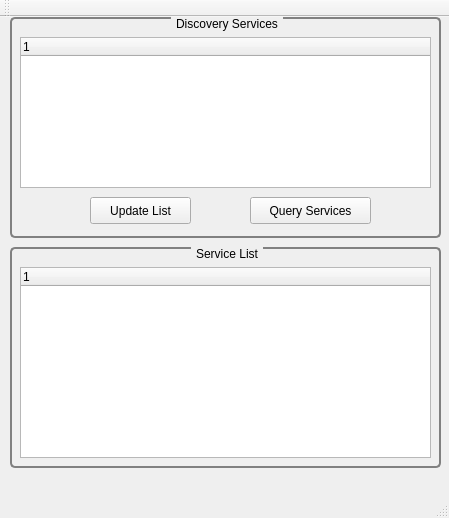
<?xml version="1.0" encoding="UTF-8"?>
<ui version="4.0">
 <class>MainWindow</class>
 <widget class="QMainWindow" name="MainWindow">
  <property name="geometry">
   <rect>
    <x>0</x>
    <y>0</y>
    <width>449</width>
    <height>518</height>
   </rect>
  </property>
  <property name="windowTitle">
   <string>MainWindow</string>
  </property>
  <widget class="QWidget" name="centralWidget">
   <widget class="QGroupBox" name="grpDiscoveryServices">
    <property name="geometry">
     <rect>
      <x>10</x>
      <y>0</y>
      <width>431</width>
      <height>221</height>
     </rect>
    </property>
    <property name="styleSheet">
     <string notr="true">QGroupBox {
     border: 2px solid gray;
     border-radius: 5px;
     margin-top: 1ex; /* leave space at the top for the title */
 }

 QGroupBox::title {
     subcontrol-origin: margin;
     subcontrol-position: top center; /* position at the top center */
     padding: 0 3px;

 }</string>
    </property>
    <property name="title">
     <string>Discovery Services</string>
    </property>
    <widget class="QPushButton" name="pbQueryIdent">
     <property name="geometry">
      <rect>
       <x>80</x>
       <y>180</y>
       <width>101</width>
       <height>27</height>
      </rect>
     </property>
     <property name="text">
      <string>Update List</string>
     </property>
    </widget>
    <widget class="QPushButton" name="pbQueryServices">
     <property name="geometry">
      <rect>
       <x>240</x>
       <y>180</y>
       <width>121</width>
       <height>27</height>
      </rect>
     </property>
     <property name="text">
      <string>Query Services</string>
     </property>
    </widget>
    <widget class="QTreeWidget" name="trwDiscoveryServices">
     <property name="geometry">
      <rect>
       <x>10</x>
       <y>20</y>
       <width>411</width>
       <height>151</height>
      </rect>
     </property>
     <column>
      <property name="text">
       <string notr="true">1</string>
      </property>
     </column>
    </widget>
   </widget>
   <widget class="QGroupBox" name="groupBox">
    <property name="geometry">
     <rect>
      <x>10</x>
      <y>230</y>
      <width>431</width>
      <height>221</height>
     </rect>
    </property>
    <property name="styleSheet">
     <string notr="true">QGroupBox {
     border: 2px solid gray;
     border-radius: 5px;
     margin-top: 1ex; /* leave space at the top for the title */
 }

 QGroupBox::title {
     subcontrol-origin: margin;
     subcontrol-position: top center; /* position at the top center */
     padding: 0 3px;

 }</string>
    </property>
    <property name="title">
     <string>Service List</string>
    </property>
    <widget class="QTreeWidget" name="trwServices">
     <property name="geometry">
      <rect>
       <x>10</x>
       <y>20</y>
       <width>411</width>
       <height>191</height>
      </rect>
     </property>
     <column>
      <property name="text">
       <string notr="true">1</string>
      </property>
     </column>
    </widget>
   </widget>
  </widget>
  <widget class="QMenuBar" name="menuBar">
   <property name="geometry">
    <rect>
     <x>0</x>
     <y>0</y>
     <width>449</width>
     <height>25</height>
    </rect>
   </property>
  </widget>
  <widget class="QToolBar" name="mainToolBar">
   <attribute name="toolBarArea">
    <enum>TopToolBarArea</enum>
   </attribute>
   <attribute name="toolBarBreak">
    <bool>false</bool>
   </attribute>
  </widget>
  <widget class="QStatusBar" name="statusBar"/>
 </widget>
 <layoutdefault spacing="6" margin="11"/>
 <resources/>
 <connections/>
</ui>
